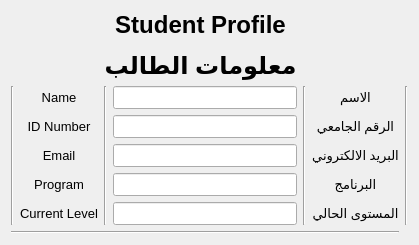
      <widget class="QWidget" name="StudentProfile">
       <layout class="QGridLayout" name="gridLayout_4">
        <item row="1" column="2" rowspan="5">
         <widget class="Line" name="line_17">
          <property name="orientation">
           <enum>Qt::Vertical</enum>
          </property>
         </widget>
        </item>
        <item row="1" column="1">
         <widget class="QLabel" name="label_10">
          <property name="font">
           <font>
            <pointsize>10</pointsize>
           </font>
          </property>
          <property name="text">
           <string>&lt;html&gt;&lt;head/&gt;&lt;body&gt;&lt;p align=&quot;center&quot;&gt;Name&lt;/p&gt;&lt;/body&gt;&lt;/html&gt;</string>
          </property>
         </widget>
        </item>
        <item row="0" column="2" colspan="2">
         <widget class="QLabel" name="label_7">
          <property name="maximumSize">
           <size>
            <width>16777215</width>
            <height>120</height>
           </size>
          </property>
          <property name="font">
           <font>
            <pointsize>10</pointsize>
           </font>
          </property>
          <property name="text">
           <string>&lt;html&gt;&lt;head/&gt;&lt;body&gt;&lt;p align=&quot;center&quot;&gt;&lt;span style=&quot; font-size:18pt; font-weight:600;&quot;&gt;Student Profile&lt;/span&gt;&lt;/p&gt;&lt;p align=&quot;center&quot;&gt;&lt;span style=&quot; font-size:18pt; font-weight:600;&quot;&gt;معلومات الطالب&lt;/span&gt;&lt;/p&gt;&lt;/body&gt;&lt;/html&gt;</string>
          </property>
         </widget>
        </item>
        <item row="1" column="0" rowspan="5">
         <widget class="Line" name="line_20">
          <property name="orientation">
           <enum>Qt::Vertical</enum>
          </property>
         </widget>
        </item>
        <item row="1" column="6" rowspan="5">
         <widget class="Line" name="line_19">
          <property name="orientation">
           <enum>Qt::Vertical</enum>
          </property>
         </widget>
        </item>
        <item row="1" column="4" rowspan="5">
         <widget class="Line" name="line_21">
          <property name="orientation">
           <enum>Qt::Vertical</enum>
          </property>
         </widget>
        </item>
        <item row="1" column="3">
         <widget class="QLineEdit" name="lineEdit_Name">
          <property name="font">
           <font>
            <pointsize>10</pointsize>
           </font>
          </property>
          <property name="alignment">
           <set>Qt::AlignCenter</set>
          </property>
          <property name="readOnly">
           <bool>true</bool>
          </property>
         </widget>
        </item>
        <item row="1" column="5">
         <widget class="QLabel" name="label_14">
          <property name="font">
           <font>
            <pointsize>10</pointsize>
           </font>
          </property>
          <property name="text">
           <string>&lt;html&gt;&lt;head/&gt;&lt;body&gt;&lt;p align=&quot;center&quot;&gt;الاسم&lt;/p&gt;&lt;/body&gt;&lt;/html&gt;</string>
          </property>
         </widget>
        </item>
        <item row="3" column="3">
         <widget class="QLineEdit" name="lineEdit_Email">
          <property name="font">
           <font>
            <pointsize>10</pointsize>
           </font>
          </property>
          <property name="alignment">
           <set>Qt::AlignCenter</set>
          </property>
          <property name="readOnly">
           <bool>true</bool>
          </property>
         </widget>
        </item>
        <item row="3" column="1">
         <widget class="QLabel" name="label_6">
          <property name="font">
           <font>
            <pointsize>10</pointsize>
           </font>
          </property>
          <property name="text">
           <string>&lt;html&gt;&lt;head/&gt;&lt;body&gt;&lt;p align=&quot;center&quot;&gt;Email&lt;/p&gt;&lt;/body&gt;&lt;/html&gt;</string>
          </property>
         </widget>
        </item>
        <item row="2" column="5">
         <widget class="QLabel" name="label_16">
          <property name="font">
           <font>
            <pointsize>10</pointsize>
           </font>
          </property>
          <property name="text">
           <string>&lt;html&gt;&lt;head/&gt;&lt;body&gt;&lt;p align=&quot;center&quot;&gt;الرقم الجامعي&lt;/p&gt;&lt;/body&gt;&lt;/html&gt;</string>
          </property>
         </widget>
        </item>
        <item row="3" column="5">
         <widget class="QLabel" name="label_8">
          <property name="font">
           <font>
            <pointsize>10</pointsize>
           </font>
          </property>
          <property name="text">
           <string>&lt;html&gt;&lt;head/&gt;&lt;body&gt;&lt;p align=&quot;center&quot;&gt;البريد الالكتروني&lt;/p&gt;&lt;/body&gt;&lt;/html&gt;</string>
          </property>
         </widget>
        </item>
        <item row="2" column="1">
         <widget class="QLabel" name="label_11">
          <property name="font">
           <font>
            <pointsize>10</pointsize>
           </font>
          </property>
          <property name="text">
           <string>&lt;html&gt;&lt;head/&gt;&lt;body&gt;&lt;p align=&quot;center&quot;&gt;ID Number&lt;/p&gt;&lt;/body&gt;&lt;/html&gt;</string>
          </property>
         </widget>
        </item>
        <item row="2" column="3">
         <widget class="QLineEdit" name="lineEdit_IDNumber">
          <property name="font">
           <font>
            <pointsize>10</pointsize>
           </font>
          </property>
          <property name="alignment">
           <set>Qt::AlignCenter</set>
          </property>
          <property name="readOnly">
           <bool>true</bool>
          </property>
         </widget>
        </item>
        <item row="4" column="3">
         <widget class="QLineEdit" name="lineEdit_Program">
          <property name="font">
           <font>
            <pointsize>10</pointsize>
           </font>
          </property>
          <property name="alignment">
           <set>Qt::AlignCenter</set>
          </property>
          <property name="readOnly">
           <bool>true</bool>
          </property>
         </widget>
        </item>
        <item row="5" column="1">
         <widget class="QLabel" name="label_9">
          <property name="font">
           <font>
            <pointsize>10</pointsize>
           </font>
          </property>
          <property name="text">
           <string>&lt;html&gt;&lt;head/&gt;&lt;body&gt;&lt;p align=&quot;center&quot;&gt;Current Level&lt;/p&gt;&lt;/body&gt;&lt;/html&gt;</string>
          </property>
         </widget>
        </item>
        <item row="4" column="1">
         <widget class="QLabel" name="label_15">
          <property name="font">
           <font>
            <pointsize>10</pointsize>
           </font>
          </property>
          <property name="text">
           <string>&lt;html&gt;&lt;head/&gt;&lt;body&gt;&lt;p align=&quot;center&quot;&gt;Program&lt;/p&gt;&lt;/body&gt;&lt;/html&gt;</string>
          </property>
         </widget>
        </item>
        <item row="4" column="5">
         <widget class="QLabel" name="label_12">
          <property name="font">
           <font>
            <pointsize>10</pointsize>
           </font>
          </property>
          <property name="text">
           <string>&lt;html&gt;&lt;head/&gt;&lt;body&gt;&lt;p align=&quot;center&quot;&gt;البرنامج&lt;/p&gt;&lt;/body&gt;&lt;/html&gt;</string>
          </property>
         </widget>
        </item>
        <item row="5" column="5">
         <widget class="QLabel" name="label_13">
          <property name="font">
           <font>
            <pointsize>10</pointsize>
           </font>
          </property>
          <property name="text">
           <string>&lt;html&gt;&lt;head/&gt;&lt;body&gt;&lt;p align=&quot;center&quot;&gt;المستوى الحالي&lt;/p&gt;&lt;/body&gt;&lt;/html&gt;</string>
          </property>
         </widget>
        </item>
        <item row="6" column="0" colspan="6">
         <widget class="Line" name="line_22">
          <property name="orientation">
           <enum>Qt::Horizontal</enum>
          </property>
         </widget>
        </item>
        <item row="5" column="3">
         <widget class="QLineEdit" name="lineEdit_CurrentLevel">
          <property name="font">
           <font>
            <pointsize>10</pointsize>
           </font>
          </property>
          <property name="alignment">
           <set>Qt::AlignCenter</set>
          </property>
          <property name="readOnly">
           <bool>true</bool>
          </property>
         </widget>
        </item>
       </layout>
      </widget>
